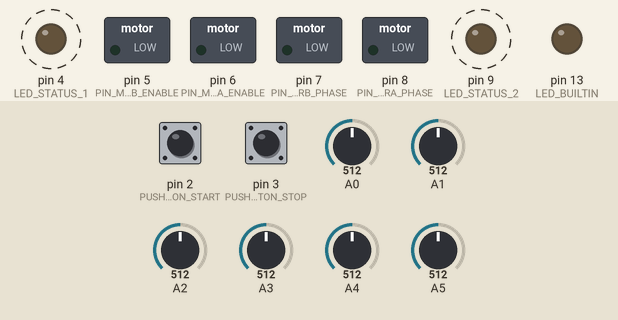
Bench run of a sketch on a simulated Arduino Uno, built with avr-gcc and run on an emulated ATmega328P. On the bench: switched loads named in the sketch (green lamp = pin HIGH), output pins drawn as LEDs (lit = HIGH). Dashed ring = blinking. The test bench sets the inputs (shaded band); at power-on: pin 2 (PUSH_BUTTON_START) LOW, pin 3 (PUSH_BUTTON_STOP) LOW, A0 = 512, A1 = 512, A2 = 512, A3 = 512, A4 = 512, A5 = 512.

Above: at 9.9 s.
10.0 s: pin 2 (PUSH_BUTTON_START) pulled HIGH for 0.15 s
At 10.3 s:
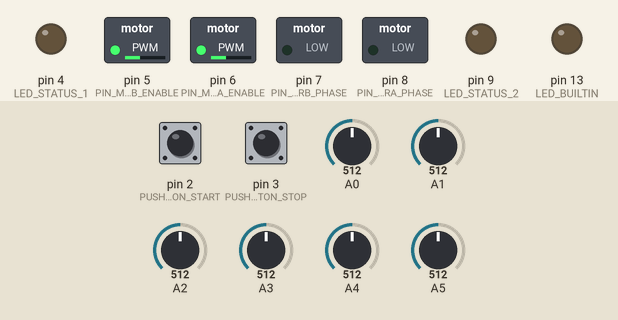
11.6 s: pin 3 (PUSH_BUTTON_STOP) pulled HIGH for 0.15 s
At 11.85 s:
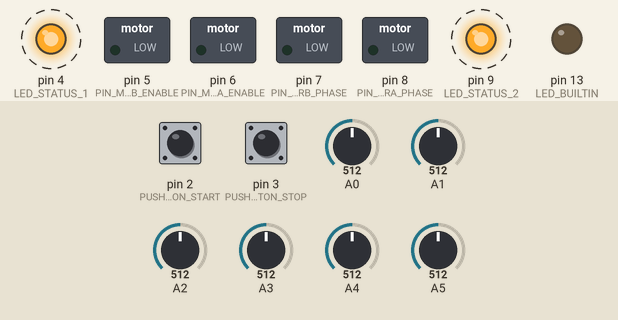
14.6 s: pin 2 (PUSH_BUTTON_START) pulled HIGH for 1 s
At 15.0 s:
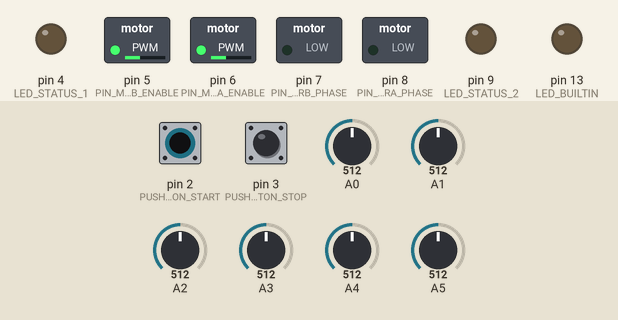
17.1 s: pin 3 (PUSH_BUTTON_STOP) pulled HIGH for 1 s
At 17.35 s:
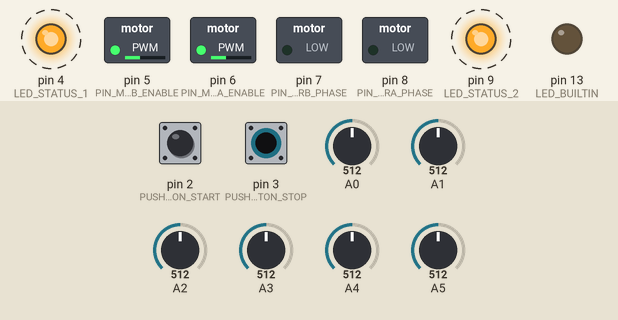
Timing chart, 0 to 21.1 s (numbered marks = the images above; inputs shaded):
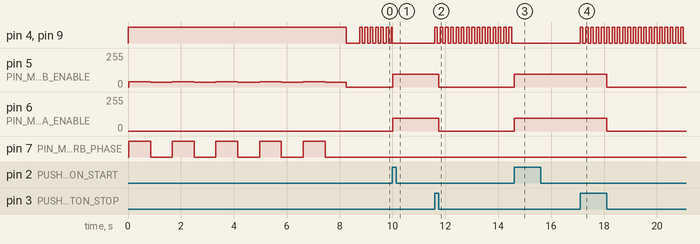

Measured:
- after the input at 10.0 s, pin 5 (PIN_MOTORB_ENABLE), pin 6 (PIN_MOTORA_ENABLE): 0/255 → 95/255 at once
- after the input at 11.6 s, pin 4 (LED_STATUS_1), pin 9 (LED_STATUS_2): alternates HIGH for 0.10 s and LOW for 0.10 s, starting at once; pin 5 (PIN_MOTORB_ENABLE), pin 6 (PIN_MOTORA_ENABLE): 95/255 → 0/255 after 0.15 s
- after the input at 14.6 s, pin 4 (LED_STATUS_1), pin 9 (LED_STATUS_2): stops changing and stays LOW; pin 5 (PIN_MOTORB_ENABLE), pin 6 (PIN_MOTORA_ENABLE): 0/255 → 95/255 at once
- after the input at 17.1 s, pin 4 (LED_STATUS_1), pin 9 (LED_STATUS_2): alternates HIGH for 0.10 s and LOW for 0.10 s, starting at once; pin 5 (PIN_MOTORB_ENABLE), pin 6 (PIN_MOTORA_ENABLE): 95/255 → 0/255 after 1.0 s

The sketch:

lfAlpha_v1.ino
```cpp
// (licence header left out)
#include <QTRSensors.h>

#define PIN_MOTORA_ENABLE 6
#define PIN_MOTORA_PHASE 8
#define PIN_MOTORB_ENABLE 5
#define PIN_MOTORB_PHASE 7

#define LED_STATUS_1  4
#define LED_STATUS_2  9

#define PUSH_BUTTON_START 2   // interrupt 0
#define PUSH_BUTTON_STOP  3   // interrupt 1

#define NUM_SENSORS             6  // number of sensors used
#define NUM_SAMPLES_PER_SENSOR  4  // average 4 analog samples per sensor reading
#define EMITTER_PIN             0  // emitter is controlled by digital pin 2

#define Kp             0.3
#define Ki             0
#define Kd             15   // Note: Kp << Kd

int lastError = 0;          // inizializzo lastError a zero per iniziare

#define rightMaxSpeed  180  // max speed of the robot -- max 400
#define leftMaxSpeed   180  // max speed of the robot -- max 400

#define rightBaseSpeed 150  // this is the speed at which the motors should spin when the robot is perfectly on the line -- normal 200 -- max 400
#define leftBaseSpeed  150  // this is the speed at which the motors should spin when the robot is perfectly on the line -- normal 200 -- max 400

#define SETPOINT      2500  // valore di riferimneto che indica la media (centro) della barra sensori.

volatile int runningState = HIGH;  // ad 1 led lampeggiano in attesa dello start.

QTRSensorsAnalog qtra((unsigned char[]) {0, 1, 2, 3, 4, 5}, NUM_SENSORS, NUM_SAMPLES_PER_SENSOR, EMITTER_PIN);
unsigned int sensorValues[NUM_SENSORS];

int motor_left[] = {PIN_MOTORB_PHASE, PIN_MOTORB_ENABLE};
int motor_right[] = {PIN_MOTORA_PHASE, PIN_MOTORA_ENABLE};

// ritardo tra un comando ed un altro inviati al driver:
int _delay = 2000;

unsigned long previousMillis = 0;
int ledState = LOW;
const long interval = 100;

int proportional = 0;
int integral = 0;
int derivative = 0;
int lastProportional = 0;

int deltaProportional = 500;  // errore tollerato oltre il quale bisogna eseguire variazioni di velocità da uno o entrambi i motori.

boolean showSettings = false; // se si desidera controllare i valori letti dagli IR e dei calcoli pid, basta mettere a true  questa variabile e collegarsi con la seriale.

void setup() {
  // Setup led:
  pinMode(LED_BUILTIN, OUTPUT);
  pinMode(LED_STATUS_1, OUTPUT);
  pinMode(LED_STATUS_2, OUTPUT);

  // Setup pulsanti:
  pinMode(PUSH_BUTTON_START, INPUT);
  pinMode(PUSH_BUTTON_STOP, INPUT);
  attachInterrupt(0, manageRunningStateStart, CHANGE);
  attachInterrupt(1, manageRunningStateStop, CHANGE);

  // Setup motori

  // Initialize the pin states used by the motor driver shield
  // digitalWrite is called before and after setting pinMode.
  // It called before pinMode to handle the case where the board
  // is using an ATmega AVR to avoid ever driving the pin high,
  // even for a short time.
  // It is called after pinMode to handle the case where the board
  // is based on the Atmel SAM3X8E ARM Cortex-M3 CPU, like the Arduino
  // Due. This is necessary because when pinMode is called for the Due
  // it sets the output to high (or 3.3V) regardless of previous
  // digitalWrite calls.

  digitalWrite(PIN_MOTORA_ENABLE, LOW);
  pinMode(PIN_MOTORA_ENABLE, OUTPUT);
  digitalWrite(PIN_MOTORA_ENABLE, LOW);
  digitalWrite(PIN_MOTORA_PHASE, LOW);
  pinMode(PIN_MOTORA_PHASE, OUTPUT);
  digitalWrite(PIN_MOTORA_PHASE, LOW);

  digitalWrite(PIN_MOTORB_ENABLE, LOW);
  pinMode(PIN_MOTORB_ENABLE, OUTPUT);
  digitalWrite(PIN_MOTORB_ENABLE, LOW);
  digitalWrite(PIN_MOTORB_PHASE, LOW);
  pinMode(PIN_MOTORB_PHASE, OUTPUT);
  digitalWrite(PIN_MOTORB_PHASE, LOW);

  // Init Serial
  Serial.begin(9600);
  while (!Serial);

  calibrateSersors();

  delay(500);
}

void loop() {

  if(runningState == LOW) {
    unsigned int sensors[NUM_SENSORS];
    int position = qtra.readLine(sensors);
    int proportional = position - SETPOINT;   // o anche "brutalmente" l'errore

    // Se il valore della differenza tra posizione e setpoint è <= deltaProportional, NON eseguire alcuna sistemazione del pid e vai forward a tutta birra.
    if (proportional <= deltaProportional and !showSettings) {
        setSpeeds(rightBaseSpeed, leftBaseSpeed);
    } else {
      integral = integral + proportional;
      int derivative = proportional - lastProportional;
      lastProportional = proportional;

      int motorSpeed = int(Kp * proportional + Ki * integral + Kd * derivative);

      int rightMotorSpeed = rightBaseSpeed + motorSpeed;
      int leftMotorSpeed  = leftBaseSpeed  - motorSpeed;

      rightMotorSpeed = min(max(rightMotorSpeed, 0), rightMaxSpeed);
      leftMotorSpeed = min(max(leftMotorSpeed, 0), leftMaxSpeed);

      if (!showSettings) {
        setSpeeds(leftMotorSpeed, rightMotorSpeed);
      } else {
        Serial.print(position);
        Serial.print(' ');
        Serial.print(proportional);
        Serial.print(' ');
        Serial.print(derivative);
        Serial.print(' ');
        Serial.print(motorSpeed);
        Serial.print(' ');
        Serial.print(rightMotorSpeed);
        Serial.print(' ');
        Serial.print(leftMotorSpeed);
        Serial.print(' ');
        Serial.println();

        delay(1000);
      }
    }
  }

  if (runningState == HIGH) {
    blinkLeds();
  }
}

void calibrateSersors() {
  // durante la fase di calibrazione i led di stato saranno entrambi accesi fissi:

  digitalWrite(LED_STATUS_1, HIGH);
  digitalWrite(LED_STATUS_2, HIGH);

  boolean turnLeft = true;
  for (int i = 0; i < 150; i++) {  // make the calibration take about 10 seconds
    qtra.calibrate();       // reads all sensors 10 times at 2500 us per read (i.e. ~25 ms per call)

    if (!showSettings) {
      if (i % 15 == 0) {
        if (turnLeft) {
          setSpeeds(-60, 0);
        } else {
          setSpeeds(55, 0);
        }
        turnLeft = !turnLeft;
      }
    }
    delay(30);
  }

  if (showSettings) {
    Serial.begin(9600);
    for (int i = 0; i < NUM_SENSORS; i++)
    {
      Serial.print(qtra.calibratedMinimumOn[i]);
      Serial.print(' ');
    }
    Serial.println();

    // print the calibration maximum values measured when emitters were on
    for (int i = 0; i < NUM_SENSORS; i++)
    {
      Serial.print(qtra.calibratedMaximumOn[i]);
      Serial.print(' ');
    }
    Serial.println();

    // print the calibration maximum values measured when emitters were on
    for (int i = 0; i < NUM_SENSORS; i++)
    {
      Serial.print(qtra.calibratedMinimumOff[i]);
      Serial.print(' ');
    }
    Serial.println();
    // print the calibration maximum values measured when emitters were on
    for (int i = 0; i < NUM_SENSORS; i++)
    {
      Serial.print(qtra.calibratedMaximumOff[i]);
      Serial.print(' ');
    }
    Serial.println();
    Serial.println();
  }
//
//  // FIXME: workaround orrendo: la libreria QTR nella calibrate dei sensori analogici pone il range a 0-1000, incompatibile con il range 0-2500 della readline!
//  for (int i = 0; i < NUM_SENSORS; i++) {
//    qtra.calibratedMaximumOn[i] = 2500;
//  }

  motor_stop();

  digitalWrite(LED_STATUS_1, LOW);
  digitalWrite(LED_STATUS_2, LOW);
}

void blinkLeds() {
  unsigned long currentMillis = millis();
  if (currentMillis - previousMillis >= interval) {
    previousMillis = currentMillis;
    if (ledState == LOW) {
      ledState = HIGH;
    } else {
      ledState = LOW;
    }
    digitalWrite(LED_STATUS_1, ledState);
    digitalWrite(LED_STATUS_2, ledState);
  }
}

void manageRunningStateStart() {
  ledState = LOW;
  digitalWrite(LED_STATUS_1, ledState);
  digitalWrite(LED_STATUS_2, ledState);
  runningState = LOW;
}

void manageRunningStateStop() {
  motor_stop();
  runningState = HIGH;
}

void motor_stop(){
  setSpeeds(0, 0);
  delay(5);
}

void setSpeeds(int leftSpeed, int rightSpeed) {
  setLeftSpeed(leftSpeed);
  setRightSpeed(rightSpeed);
}

boolean reverseEnabled = true;

void setLeftSpeed(int speed) {
  boolean reverse = 0;
  if (speed < 0) {
    speed = -speed; // sempre un valore positivo.
    reverse = 1;    // mantieni la direzione
  }
  if (speed > 400)  // max
    speed = 400;

  analogWrite(motor_left[1], speed * 51 / 80); // default to using analogWrite, mapping 400 to 255

  if (reverse and reverseEnabled)
    digitalWrite(motor_left[0], HIGH);
  else
    digitalWrite(motor_left[0], LOW);
}

void setRightSpeed(int speed) {
  boolean reverse = 0;
  if (speed < 0) {
    speed = -speed; // make speed a positive quantity
    reverse = 1;    // preserve the direction
  }
  if (speed > 400)  // max
    speed = 400;

  analogWrite(motor_right[1], speed * 51 / 80); // default to using analogWrite, mapping 400 to 255

  if (reverse and reverseEnabled)
    digitalWrite(motor_right[0], HIGH);
  else
    digitalWrite(motor_right[0], LOW);
}
```
